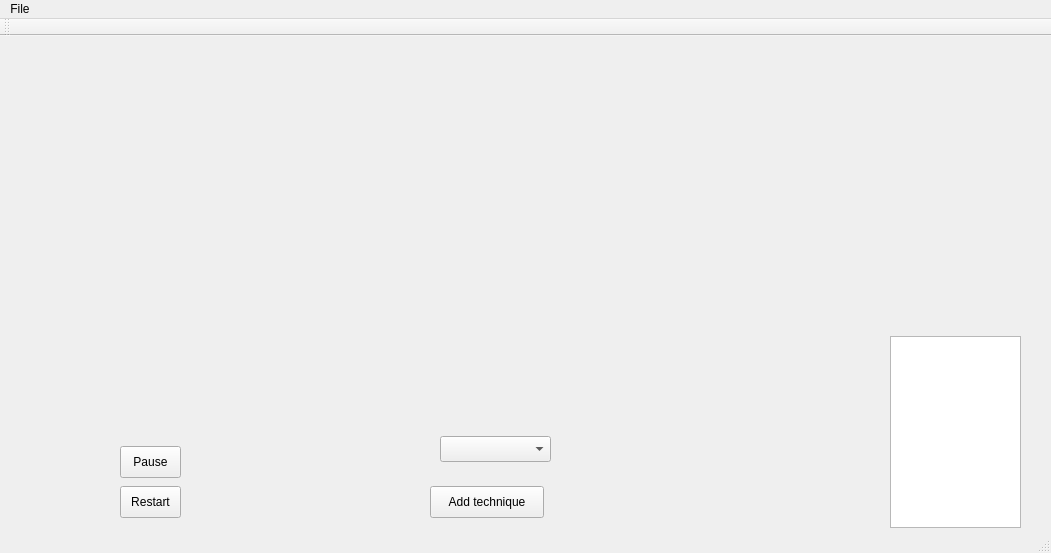
<?xml version="1.0" encoding="UTF-8"?>
<ui version="4.0">
 <class>Imago</class>
 <widget class="QMainWindow" name="Imago">
  <property name="geometry">
   <rect>
    <x>0</x>
    <y>0</y>
    <width>1051</width>
    <height>553</height>
   </rect>
  </property>
  <property name="windowTitle">
   <string>Imago</string>
  </property>
  <widget class="QWidget" name="centralWidget">
   <widget class="QLabel" name="LabelInput">
    <property name="geometry">
     <rect>
      <x>110</x>
      <y>30</y>
      <width>371</width>
      <height>311</height>
     </rect>
    </property>
    <property name="text">
     <string/>
    </property>
   </widget>
   <widget class="QLabel" name="LabelOutput">
    <property name="geometry">
     <rect>
      <x>500</x>
      <y>30</y>
      <width>371</width>
      <height>311</height>
     </rect>
    </property>
    <property name="text">
     <string/>
    </property>
   </widget>
   <widget class="QListWidget" name="techniquesListWidget">
    <property name="geometry">
     <rect>
      <x>890</x>
      <y>300</y>
      <width>131</width>
      <height>192</height>
     </rect>
    </property>
   </widget>
   <widget class="QComboBox" name="AddTechniquesComboBox">
    <property name="geometry">
     <rect>
      <x>440</x>
      <y>400</y>
      <width>111</width>
      <height>26</height>
     </rect>
    </property>
   </widget>
   <widget class="QPushButton" name="AddTechnique">
    <property name="geometry">
     <rect>
      <x>430</x>
      <y>450</y>
      <width>114</width>
      <height>32</height>
     </rect>
    </property>
    <property name="text">
     <string>Add technique</string>
    </property>
   </widget>
   <widget class="QPushButton" name="PauseTimer">
    <property name="geometry">
     <rect>
      <x>120</x>
      <y>410</y>
      <width>61</width>
      <height>32</height>
     </rect>
    </property>
    <property name="text">
     <string>Pause</string>
    </property>
   </widget>
   <widget class="QPushButton" name="RestartTimer">
    <property name="geometry">
     <rect>
      <x>120</x>
      <y>450</y>
      <width>61</width>
      <height>32</height>
     </rect>
    </property>
    <property name="text">
     <string>Restart</string>
    </property>
   </widget>
  </widget>
  <widget class="QMenuBar" name="menuBar">
   <property name="geometry">
    <rect>
     <x>0</x>
     <y>0</y>
     <width>1051</width>
     <height>22</height>
    </rect>
   </property>
   <widget class="QMenu" name="menuImago">
    <property name="title">
     <string>File</string>
    </property>
    <addaction name="actionOpen_Image"/>
    <addaction name="actionOpen_Video"/>
    <addaction name="actionOpen_Livestream"/>
   </widget>
   <addaction name="menuImago"/>
  </widget>
  <widget class="QToolBar" name="mainToolBar">
   <attribute name="toolBarArea">
    <enum>TopToolBarArea</enum>
   </attribute>
   <attribute name="toolBarBreak">
    <bool>false</bool>
   </attribute>
  </widget>
  <widget class="QStatusBar" name="statusBar"/>
  <action name="actionOpen_Image">
   <property name="text">
    <string>Open Image</string>
   </property>
   <property name="shortcut">
    <string>Ctrl+I</string>
   </property>
  </action>
  <action name="actionOpen_Video">
   <property name="text">
    <string>Open Video</string>
   </property>
   <property name="shortcut">
    <string>Ctrl+V</string>
   </property>
  </action>
  <action name="actionOpen_Livestream">
   <property name="text">
    <string>Open Livestream</string>
   </property>
   <property name="shortcut">
    <string>Ctrl+L</string>
   </property>
  </action>
 </widget>
 <layoutdefault spacing="6" margin="11"/>
 <resources/>
 <connections/>
</ui>
